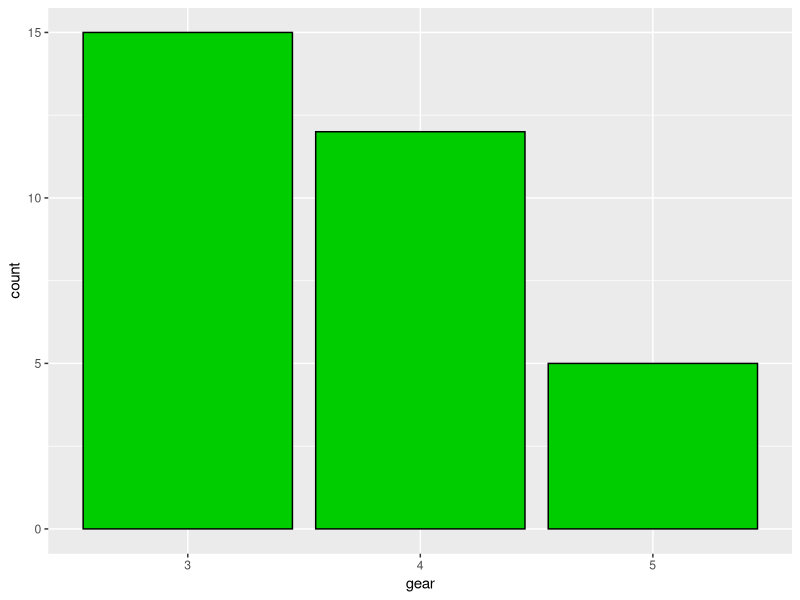
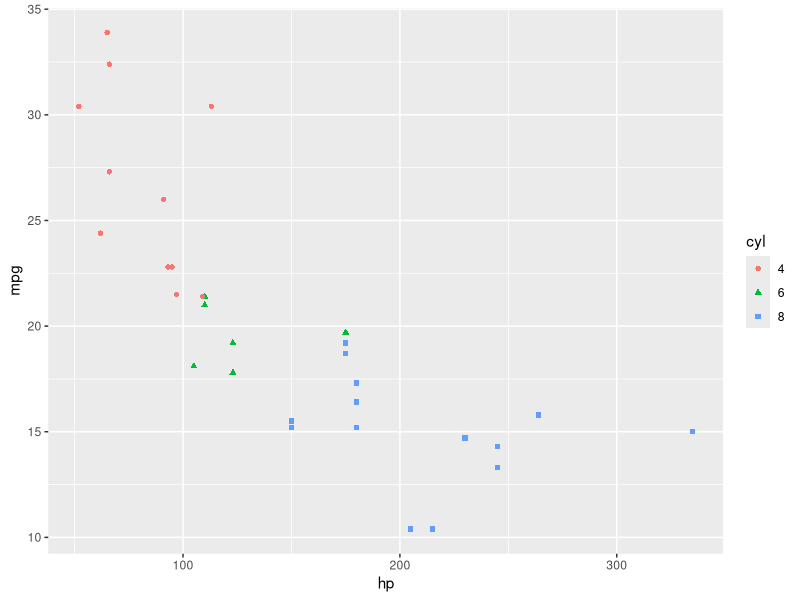
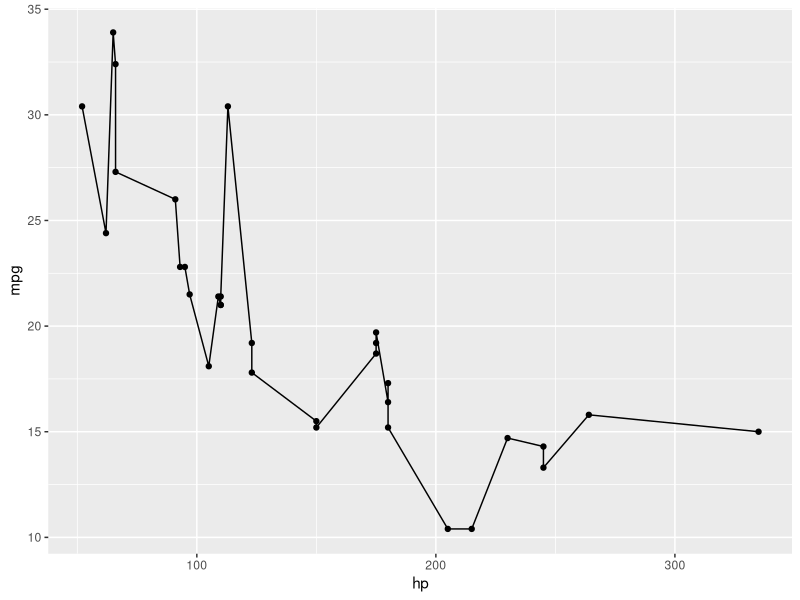
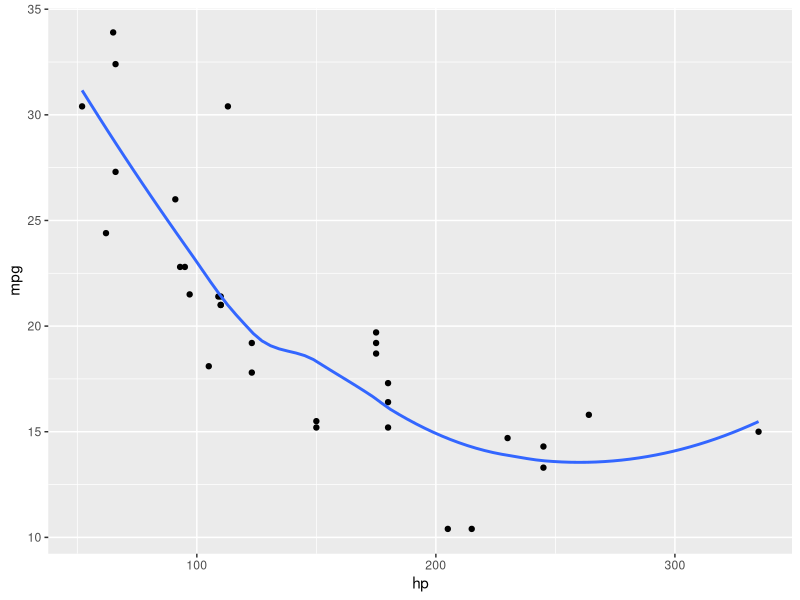
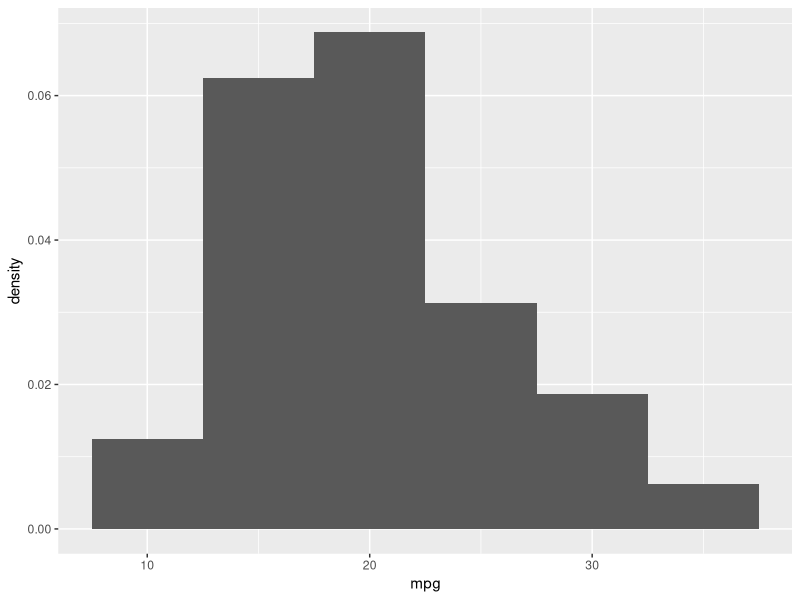
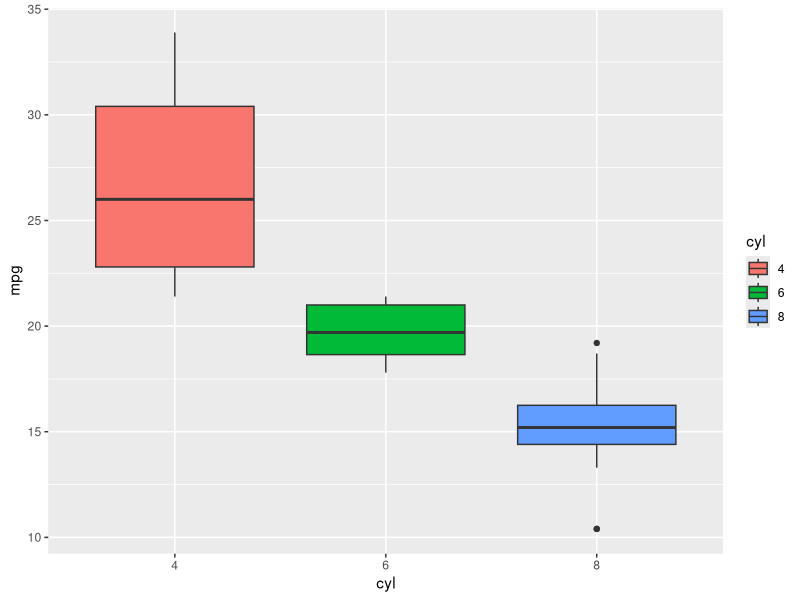
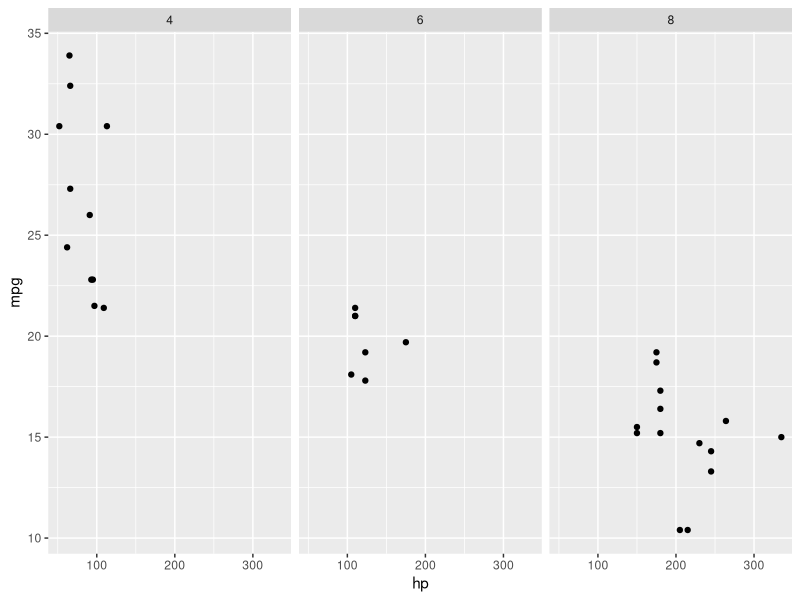
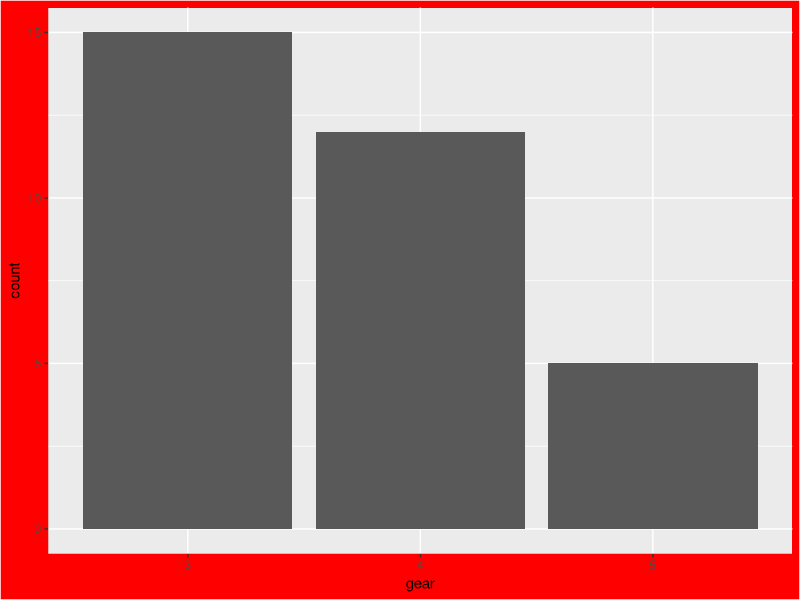

Here is the R script that generated these plots, in order: (Note: this script raises an error after producing the figures.)
library(ggplot2)
# 3 required components: data,aes,geom
View(mtcars)
mtcars$am<-as.factor(mtcars$am)
mtcars$gear<-as.factor(mtcars$gear)
mtcars$cyl<-as.factor(mtcars$cyl)
str(mtcars)
#bar 
ggplot(mtcars,mapping = aes(x=gear))+
  geom_bar(fill="green3",color="black")
#scatterplot
ggplot(mtcars)+
  geom_point(mapping = aes(x=hp,y=mpg,color=cyl,shape=cyl))
#line plot
ggplot(mtcars)+
  geom_line(mapping = aes(x=hp,y=mpg))+
  geom_point(mapping = aes(x=hp,y=mpg))
#or
ggplot(mtcars)+
  geom_point(mapping = aes(x=hp,y=mpg))+
  geom_smooth(mapping = aes(x=hp,y=mpg),se=FALSE)
#histogram
ggplot(mtcars)+
  geom_histogram(mapping = aes(x=mpg,y=..density..),binwidth = 5)
#boxplot
ggplot(mtcars)+
  geom_boxplot(mapping = aes(x=cyl,y=mpg,fill=cyl))
#facet
ggplot(mtcars)+
  geom_point(mapping = aes(x=hp,y=mpg))+
  facet_wrap(~cyl)
#theme
#plot.background
ggplot(mtcars)+
  geom_bar(mapping = aes(x=gear))+
  theme(plot.background = element_rect(fill="red"))
#panel.background
ggplot(mtcars)+
  geom_bar(mapping = aes(x=gear),fill="orange")+
  theme(panel.background = element_rect(fill="green"))
#delete all the backgrounds
theme(panel.background = element_blank())
theme(plot.background = element_blank())
#add major grid lines
ggplot(mtcars)+
  geom_bar(mapping = aes(x=gear))+
  theme(panel.background = element_blank())+
  theme(plot.background = element_blank())+
  theme(panel.grid.major = element_line(color = "grey"))
#only for one axis
ggplot(mtcars)+
  geom_bar(mapping = aes(x=gear))+
  theme(panel.background = element_blank())+
  theme(plot.background = element_blank())+
  theme(panel.grid.major.y = element_line(color = "grey"))
#annotation
annotate()
geom_text()
